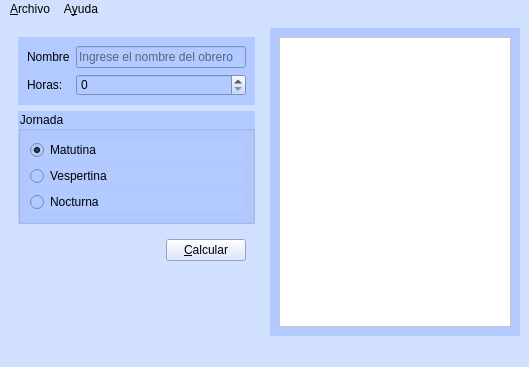
<?xml version="1.0" encoding="UTF-8"?>
<ui version="4.0">
 <class>Principal</class>
 <widget class="QMainWindow" name="Principal">
  <property name="geometry">
   <rect>
    <x>0</x>
    <y>0</y>
    <width>529</width>
    <height>367</height>
   </rect>
  </property>
  <property name="windowTitle">
   <string>Principal</string>
  </property>
  <property name="styleSheet">
   <string notr="true">background-color: rgb(210, 224, 255);
color: rgb(0, 0, 0);</string>
  </property>
  <widget class="QWidget" name="centralwidget">
   <layout class="QHBoxLayout" name="horizontalLayout_2">
    <item>
     <widget class="QWidget" name="widget_3" native="true">
      <property name="minimumSize">
       <size>
        <width>250</width>
        <height>0</height>
       </size>
      </property>
      <property name="maximumSize">
       <size>
        <width>500</width>
        <height>16777215</height>
       </size>
      </property>
      <layout class="QVBoxLayout" name="verticalLayout_3">
       <item>
        <widget class="QWidget" name="widget_2" native="true">
         <property name="styleSheet">
          <string notr="true">background-color: rgb(178, 202, 255);</string>
         </property>
         <layout class="QFormLayout" name="formLayout">
          <item row="0" column="1">
           <widget class="QLineEdit" name="inNombre">
            <property name="placeholderText">
             <string>Ingrese el nombre del obrero</string>
            </property>
           </widget>
          </item>
          <item row="1" column="0">
           <widget class="QLabel" name="label_2">
            <property name="text">
             <string>Horas:</string>
            </property>
           </widget>
          </item>
          <item row="1" column="1">
           <widget class="QSpinBox" name="inHoras">
            <property name="maximum">
             <number>50</number>
            </property>
           </widget>
          </item>
          <item row="0" column="0">
           <widget class="QLabel" name="label">
            <property name="styleSheet">
             <string notr="true">color: rgb(255, 255, 255);
color: rgb(0, 0, 0);</string>
            </property>
            <property name="text">
             <string>&lt;html&gt;&lt;head/&gt;&lt;body&gt;&lt;p&gt;Nombre&lt;/p&gt;&lt;/body&gt;&lt;/html&gt;</string>
            </property>
           </widget>
          </item>
         </layout>
        </widget>
       </item>
       <item>
        <widget class="QGroupBox" name="groupBox">
         <property name="styleSheet">
          <string notr="true">background-color: rgb(178, 202, 255);</string>
         </property>
         <property name="title">
          <string>Jornada</string>
         </property>
         <layout class="QVBoxLayout" name="verticalLayout_2">
          <item>
           <widget class="QRadioButton" name="inMatutino">
            <property name="text">
             <string>Matutina</string>
            </property>
            <property name="checked">
             <bool>true</bool>
            </property>
           </widget>
          </item>
          <item>
           <widget class="QRadioButton" name="inVespertina">
            <property name="text">
             <string>Vespertina</string>
            </property>
           </widget>
          </item>
          <item>
           <widget class="QRadioButton" name="inNocturna">
            <property name="text">
             <string>Nocturna</string>
            </property>
           </widget>
          </item>
         </layout>
        </widget>
       </item>
       <item>
        <widget class="QWidget" name="widget_4" native="true">
         <layout class="QHBoxLayout" name="horizontalLayout">
          <item>
           <spacer name="horizontalSpacer">
            <property name="orientation">
             <enum>Qt::Horizontal</enum>
            </property>
            <property name="sizeHint" stdset="0">
             <size>
              <width>145</width>
              <height>20</height>
             </size>
            </property>
           </spacer>
          </item>
          <item>
           <widget class="QPushButton" name="cmdCalcular">
            <property name="text">
             <string>&amp;Calcular</string>
            </property>
           </widget>
          </item>
         </layout>
        </widget>
       </item>
       <item>
        <spacer name="verticalSpacer">
         <property name="orientation">
          <enum>Qt::Vertical</enum>
         </property>
         <property name="sizeHint" stdset="0">
          <size>
           <width>20</width>
           <height>40</height>
          </size>
         </property>
        </spacer>
       </item>
      </layout>
     </widget>
    </item>
    <item>
     <widget class="QWidget" name="widget" native="true">
      <property name="minimumSize">
       <size>
        <width>250</width>
        <height>0</height>
       </size>
      </property>
      <property name="maximumSize">
       <size>
        <width>250</width>
        <height>16777215</height>
       </size>
      </property>
      <property name="styleSheet">
       <string notr="true">background-color: rgb(178, 202, 255);</string>
      </property>
      <layout class="QVBoxLayout" name="verticalLayout">
       <item>
        <widget class="QPlainTextEdit" name="outResultado">
         <property name="styleSheet">
          <string notr="true">background-color: rgb(255, 255, 255);</string>
         </property>
         <property name="readOnly">
          <bool>true</bool>
         </property>
        </widget>
       </item>
      </layout>
     </widget>
    </item>
   </layout>
  </widget>
  <widget class="QMenuBar" name="menubar">
   <property name="geometry">
    <rect>
     <x>0</x>
     <y>0</y>
     <width>529</width>
     <height>25</height>
    </rect>
   </property>
   <widget class="QMenu" name="menuArchivo">
    <property name="title">
     <string>&amp;Archivo</string>
    </property>
    <addaction name="actionNuveo"/>
    <addaction name="actionAbrir"/>
    <addaction name="actionGuardar"/>
    <addaction name="actionCalcular"/>
    <addaction name="actionSalir"/>
   </widget>
   <widget class="QMenu" name="menuAyuda">
    <property name="title">
     <string>A&amp;yuda</string>
    </property>
    <addaction name="actionAcerca_de"/>
   </widget>
   <addaction name="menuArchivo"/>
   <addaction name="menuAyuda"/>
  </widget>
  <widget class="QStatusBar" name="statusbar"/>
  <action name="actionNuveo">
   <property name="icon">
    <iconset resource="recursos.qrc">
     <normaloff>:/recursos/Nueva carpeta/Nuevo.png</normaloff>:/recursos/Nueva carpeta/Nuevo.png</iconset>
   </property>
   <property name="text">
    <string>&amp;Nuevo</string>
   </property>
  </action>
  <action name="actionAbrir">
   <property name="icon">
    <iconset resource="recursos.qrc">
     <normaloff>:/recursos/Nueva carpeta/archivos.png</normaloff>:/recursos/Nueva carpeta/archivos.png</iconset>
   </property>
   <property name="text">
    <string>A&amp;brir</string>
   </property>
  </action>
  <action name="actionGuardar">
   <property name="icon">
    <iconset resource="recursos.qrc">
     <normaloff>:/recursos/Nueva carpeta/disquete.png</normaloff>:/recursos/Nueva carpeta/disquete.png</iconset>
   </property>
   <property name="text">
    <string>&amp;Guardar</string>
   </property>
  </action>
  <action name="actionCalcular">
   <property name="icon">
    <iconset resource="recursos.qrc">
     <normaloff>:/recursos/Nueva carpeta/llaves.png</normaloff>:/recursos/Nueva carpeta/llaves.png</iconset>
   </property>
   <property name="text">
    <string>&amp;Calcular</string>
   </property>
  </action>
  <action name="actionSalir">
   <property name="icon">
    <iconset resource="recursos.qrc">
     <normaloff>:/recursos/Nueva carpeta/cerrar-sesion.png</normaloff>:/recursos/Nueva carpeta/cerrar-sesion.png</iconset>
   </property>
   <property name="text">
    <string>&amp;Salir</string>
   </property>
  </action>
  <action name="actionAcerca_de">
   <property name="icon">
    <iconset resource="recursos.qrc">
     <normaloff>:/recursos/Nueva carpeta/exclamacion.png</normaloff>:/recursos/Nueva carpeta/exclamacion.png</iconset>
   </property>
   <property name="text">
    <string>A&amp;cerca de</string>
   </property>
  </action>
 </widget>
 <resources>
  <include location="recursos.qrc"/>
 </resources>
 <connections/>
</ui>
